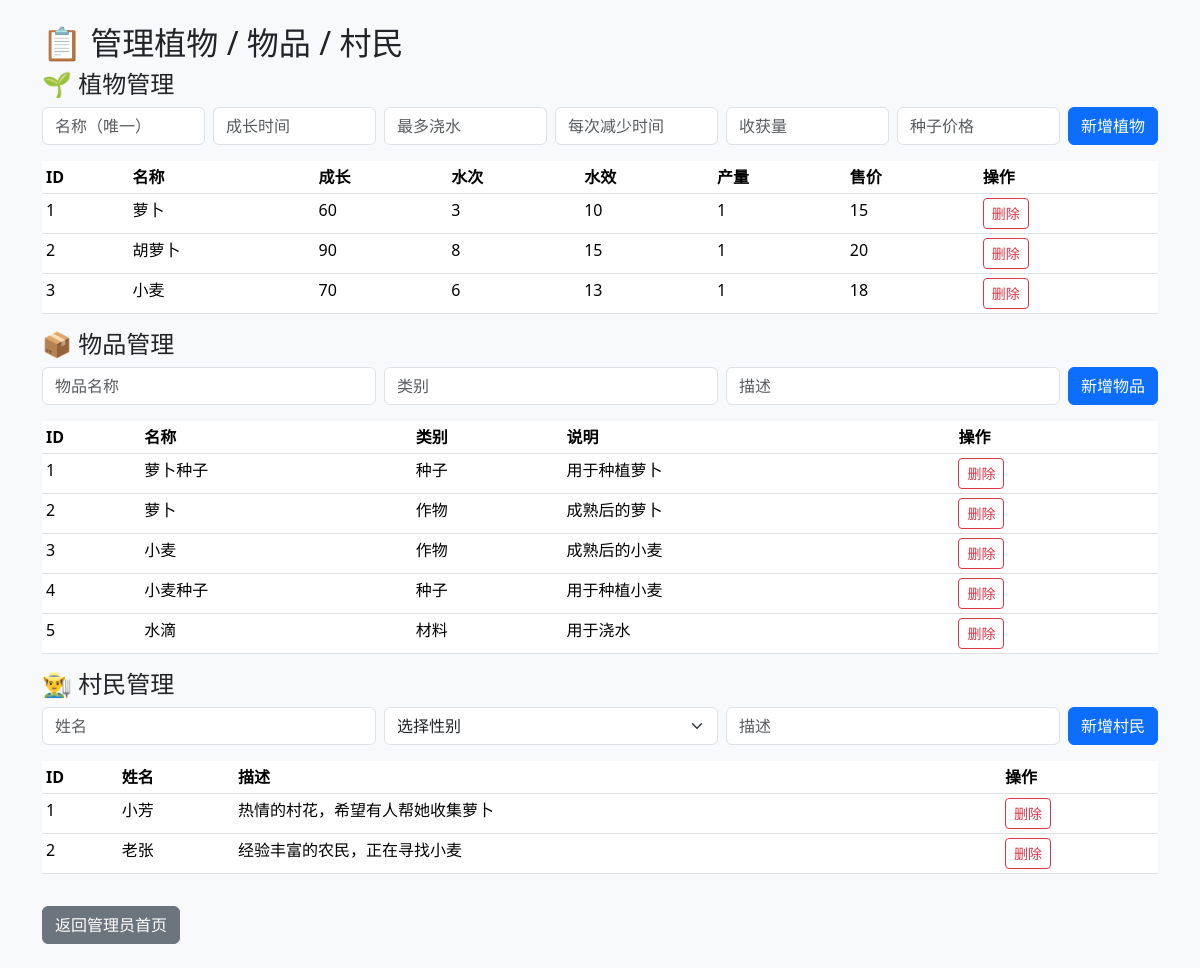
The app's page /admin/manage_all with its own data.
### tables this page shows
CREATE TABLE Plant (
        PlantID INTEGER PRIMARY KEY AUTOINCREMENT,
        PlantName TEXT NOT NULL UNIQUE,
        BaseGrowthTime INTEGER NOT NULL,
        WaterEffectPerTime INTEGER NOT NULL,
        MaxWaterTimes INTEGER NOT NULL,
        SellPrice INTEGER NOT NULL,
        HarvestYield INTEGER NOT NULL DEFAULT 1
    );

CREATE TABLE Item (
        ItemID INTEGER PRIMARY KEY AUTOINCREMENT,
        ItemName TEXT NOT NULL UNIQUE,
        ItemType TEXT NOT NULL,
        Description TEXT
    );

CREATE TABLE Villager (
        VillagerID INTEGER PRIMARY KEY AUTOINCREMENT,
        VillagerName TEXT NOT NULL,
        Gender TEXT NOT NULL,
        Description TEXT
    );

### app.py (the view, shortened to what this page needs)
@app.route('/admin/manage_all', methods=['GET', 'POST'])
def admin_manage_all():
    conn = get_db()
    cur = conn.cursor()
    plants = cur.execute("SELECT * FROM Plant").fetchall()
    items = cur.execute("SELECT * FROM Item").fetchall()
    villagers = cur.execute("SELECT * FROM Villager").fetchall()
    conn.close()
    return render_template('admin_manage_all.html', plants=plants, items=items, villagers=villagers)

### app.py (called while the page is built)
def get_db():
    conn = sqlite3.connect(DB_PATH)
    conn.row_factory = sqlite3.Row
    return conn

### templates/admin_manage_all.html (shortened to what this page needs)
<!DOCTYPE html>
<html lang="zh">
<head>
    <link href="https://cdn.jsdelivr.net/npm/bootstrap@5.3.3/dist/css/bootstrap.min.css" rel="stylesheet">
</head>
<body class="p-4 bg-light">
    <div class="container">
        <h2>📋 管理植物 / 物品 / 村民</h2>
        <h4>🌱 植物管理</h4>
        <form method="post" action="{{ url_for('admin_manage_all') }}" class="row g-2 mb-3">
            <div class="col"><input class="form-control" name="name" placeholder="名称（唯一）" required></div>
            <div class="col"><input class="form-control" type="number" name="growth" placeholder="成长时间" required></div>
            <div class="col"><input class="form-control" type="number" name="max_water" placeholder="最多浇水" required></div>
            <div class="col"><input class="form-control" type="number" name="effect" placeholder="每次减少时间" required></div>
            <div class="col"><input class="form-control" type="number" name="yield" placeholder="收获量" required></div>
            <div class="col"><input class="form-control" type="number" name="price" placeholder="种子价格" required></div>
            <div class="col-auto"><button class="btn btn-primary">新增植物</button></div>
        </form>
        <table class="table table-sm">
            <thead><tr><th>ID</th><th>名称</th><th>成长</th><th>水次</th><th>水效</th><th>产量</th><th>售价</th><th>操作</th></tr></thead>
            <tbody>
            {% for p in plants %}
                <tr>
                    <td>{{ p.PlantID }}</td><td>{{ p.PlantName }}</td><td>{{ p.BaseGrowthTime }}</td>
                    <td>{{ p.MaxWaterTimes }}</td><td>{{ p.WaterEffectPerTime }}</td><td>{{ p.HarvestYield }}</td>
                    <td>{{ p.SellPrice }}</td>
                    <td>
                        <form method="post" action="{{ url_for('delete_plant', plant_id=p.PlantID) }}">
                            <button class="btn btn-sm btn-outline-danger">删除</button>
                        </form>
                    </td>
                </tr>
            {% endfor %}
            </tbody>
        </table>
        <h4>📦 物品管理</h4>
        <form method="post" action="{{ url_for('admin_manage_all') }}" class="row g-2 mb-3">
            <div class="col"><input class="form-control" name="item_name" placeholder="物品名称" required></div>
            <div class="col"><input class="form-control" name="item_type" placeholder="类别" required></div>
            <div class="col"><input class="form-control" name="item_desc" placeholder="描述" required></div>
            <div class="col-auto"><button class="btn btn-primary">新增物品</button></div>
        </form>
        <table class="table table-sm">
            <thead><tr><th>ID</th><th>名称</th><th>类别</th><th>说明</th><th>操作</th></tr></thead>
            <tbody>
            {% for item in items %}
                <tr>
                    <td>{{ item.ItemID }}</td><td>{{ item.ItemName }}</td>
                    <td>{{ item.ItemType }}</td><td>{{ item.Description }}</td>
                    <td>
                        <form method="post" action="{{ url_for('delete_item', item_id=item.ItemID) }}">
                            <button class="btn btn-sm btn-outline-danger">删除</button>
                        </form>
                    </td>
                </tr>
            {% endfor %}
            </tbody>
        </table>
        <h4>👨‍🌾 村民管理</h4>
        <form method="post" action="{{ url_for('admin_manage_all') }}" class="row g-2 mb-3">
   	 <div class="col"><input class="form-control" name="villager_name" placeholder="姓名" required></div>
  	 <div class="col">
      	<select class="form-select" name="villager_gender" required>
        	<option value="" selected disabled>选择性别</option>
      	</select>
    	</div>
    	<div class="col"><input class="form-control" name="villager_desc" placeholder="描述" required></div>
    	<div class="col-auto"><button class="btn btn-primary">新增村民</button></div>
	</form>
        <table class="table table-sm">
            <thead><tr><th>ID</th><th>姓名</th><th>描述</th><th>操作</th></tr></thead>
            <tbody>
            {% for v in villagers %}
                <tr>
                    <td>{{ v.VillagerID }}</td><td>{{ v.VillagerName }}</td><td>{{ v.Description }}</td>
                    <td>
                        <form method="post" action="{{ url_for('delete_villager', villager_id=v.VillagerID) }}">
                            <button class="btn btn-sm btn-outline-danger">删除</button>
                        </form>
                    </td>
                </tr>
            {% endfor %}
            </tbody>
        </table>
        <a href="{{ url_for('admin_dashboard') }}" class="btn btn-secondary mt-3">返回管理员首页</a>
    </div>
</body>
</html>

### records on screen
Plant: PlantID "1", PlantName "萝卜", BaseGrowthTime "60", MaxWaterTimes "3", WaterEffectPerTime "10", HarvestYield "1", SellPrice "15"
Plant: PlantID "2", PlantName "胡萝卜", BaseGrowthTime "90", MaxWaterTimes "8", WaterEffectPerTime "15", HarvestYield "1", SellPrice "20"
Plant: PlantID "3", PlantName "小麦", BaseGrowthTime "70", MaxWaterTimes "6", WaterEffectPerTime "13", HarvestYield "1", SellPrice "18"
Item: ItemID "1", ItemName "萝卜种子", ItemType "种子", Description "用于种植萝卜"
Item: ItemID "2", ItemName "萝卜", ItemType "作物", Description "成熟后的萝卜"
Item: ItemID "3", ItemName "小麦", ItemType "作物", Description "成熟后的小麦"
Item: ItemID "4", ItemName "小麦种子", ItemType "种子", Description "用于种植小麦"
Item: ItemID "5", ItemName "水滴", ItemType "材料", Description "用于浇水"
Villager: VillagerID "1", VillagerName "小芳", Description "热情的村花，希望有人帮她收集萝卜"
Villager: VillagerID "2", VillagerName "老张", Description "经验丰富的农民，正在寻找小麦"
